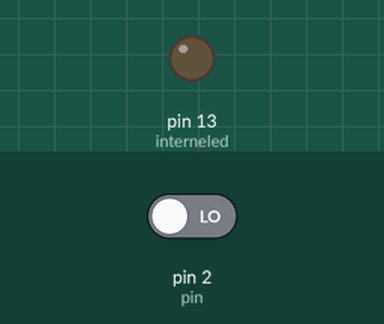
This sketch was run on a simulated Arduino Uno, built with avr-gcc and run on an emulated ATmega328P. Parts: output pins drawn as LEDs (lit = HIGH). Inputs (shaded band) come from the test bench; at power-on: pin 2 (pin) LOW.

Above: at 1.2 s.
1.3 s: pin 2 (pin) driven HIGH
At 2.5 s:
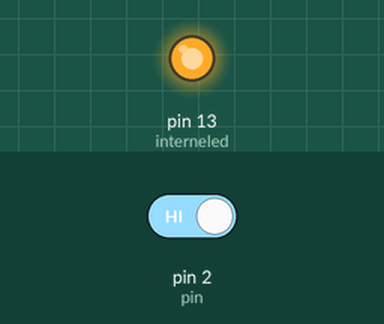
2.8 s: pin 2 (pin) driven LOW
At 3.7 s:
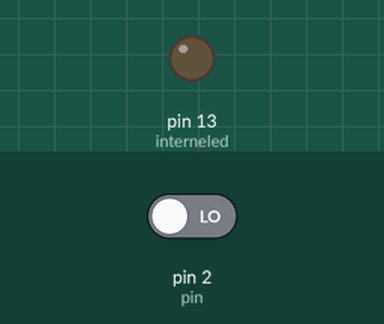
Timing chart, 0 to 5.8 s (numbered marks = the images above; inputs shaded):
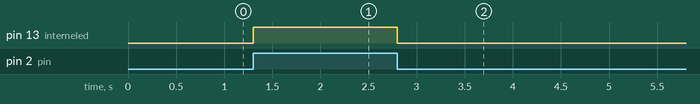

Measured:
- after the input at 1.3 s, pin 13 (interneled): LOW → HIGH at once
- after the input at 2.8 s, pin 13 (interneled): HIGH → LOW at once

The sketch:

opdracht1.ino
```cpp
int pin = 2;
int interneled = 13;
void setup() {
  pinMode(pin, INPUT);
  pinMode(interneled, OUTPUT);
}

void loop() {
  if (digitalRead(pin)) {
    digitalWrite(interneled, HIGH);
  }
  else {
    digitalWrite(interneled, LOW);
  }
}
```
